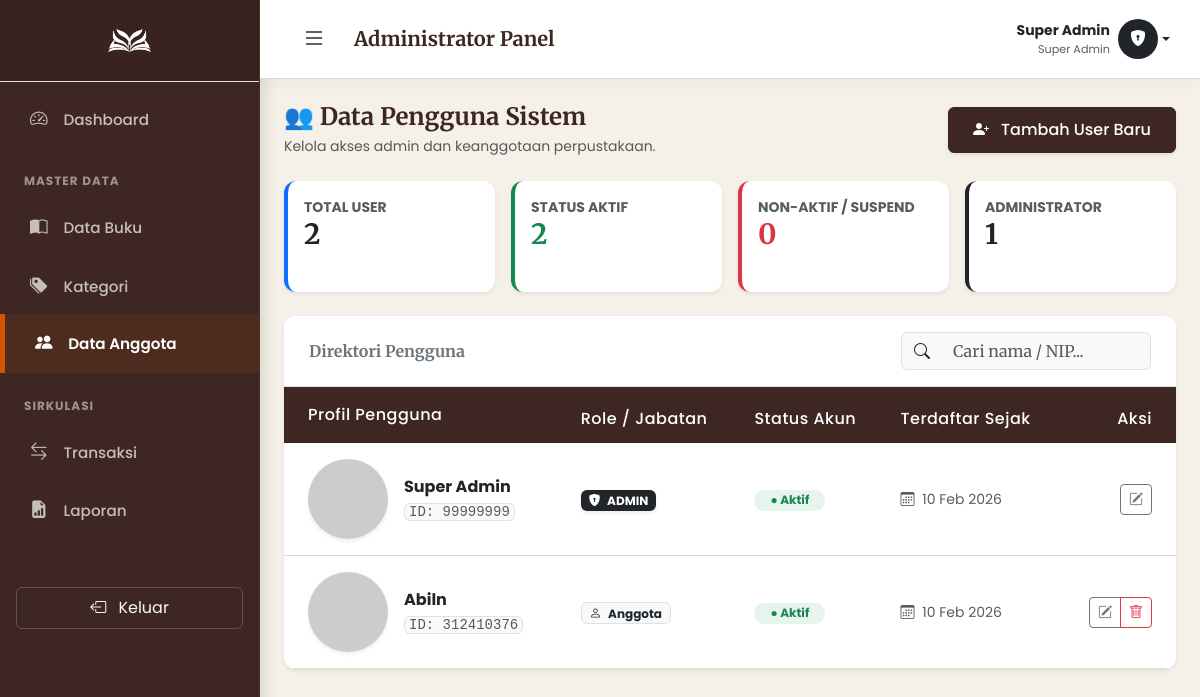
The page /pages/admin/anggota/index.php (signed in) on the database its author committed.
### tables this page shows
CREATE TABLE `users` (
  `id_user` int(11) NOT NULL,
  `nomor_identitas` varchar(20) NOT NULL,
  `nama_lengkap` varchar(100) NOT NULL,
  `email` varchar(100) DEFAULT NULL,
  `password` varchar(255) NOT NULL,
  `role` enum('admin','anggota') NOT NULL,
  `status` enum('aktif','nonaktif') DEFAULT 'aktif',
  `created_at` timestamp NOT NULL DEFAULT current_timestamp()
);

### pages/admin/anggota/index.php (the view, shortened to what this page needs)
<?php
include '../../../config/koneksi.php';
$q_total  = mysqli_fetch_assoc(mysqli_query($koneksi, "SELECT COUNT(*) as total FROM users"));
$q_aktif  = mysqli_fetch_assoc(mysqli_query($koneksi, "SELECT COUNT(*) as total FROM users WHERE status = 'aktif'"));
$q_non    = mysqli_fetch_assoc(mysqli_query($koneksi, "SELECT COUNT(*) as total FROM users WHERE status = 'nonaktif'"));
$q_admin  = mysqli_fetch_assoc(mysqli_query($koneksi, "SELECT COUNT(*) as total FROM users WHERE role = 'admin'"));
?>
<!DOCTYPE html>
<html lang="id">
<head>
    <link href="https://cdn.jsdelivr.net/npm/bootstrap@5.3.0/dist/css/bootstrap.min.css" rel="stylesheet">
    <link rel="stylesheet" href="https://cdn.jsdelivr.net/npm/bootstrap-icons@1.11.1/font/bootstrap-icons.css">
    <link rel="stylesheet" href="../../../assets/css/style.css">
</head>
<body>
    <div class="d-flex" id="wrapper">
        <?php include '../components/sidebar.php'; ?>
        <div id="page-content-wrapper">
            <?php include '../components/navbar.php'; ?>
            <div class="container-fluid px-4 py-4">
                <div class="d-flex flex-column flex-md-row justify-content-between align-items-md-center mb-4 gap-3">
                    <div>
                        <h4 class="fw-bold mb-1" style="color: var(--wood-dark);">👥 Data Pengguna Sistem</h4>
                        <p class="text-muted small mb-0">Kelola akses admin dan keanggotaan perpustakaan.</p>
                    </div>
                    <a href="tambah.php" class="btn btn-primary shadow-sm px-4">
                        <i class="bi bi-person-plus-fill me-2"></i> Tambah User Baru
                    </a>
                </div>
                <div class="row g-3 mb-4">
                    <div class="col-md-3">
                        <div class="card border-0 shadow-sm p-3 h-100 border-start border-4 border-primary">
                            <small class="text-muted text-uppercase fw-bold">Total User</small>
                            <h3 class="mb-0 fw-bold text-dark"><?= $q_total['total']; ?></h3>
                        </div>
                    </div>
                    <div class="col-md-3">
                        <div class="card border-0 shadow-sm p-3 h-100 border-start border-4 border-success">
                            <small class="text-muted text-uppercase fw-bold">Status Aktif</small>
                            <h3 class="mb-0 fw-bold text-success"><?= $q_aktif['total']; ?></h3>
                        </div>
                    </div>
                    <div class="col-md-3">
                        <div class="card border-0 shadow-sm p-3 h-100 border-start border-4 border-danger">
                            <small class="text-muted text-uppercase fw-bold">Non-Aktif / Suspend</small>
                            <h3 class="mb-0 fw-bold text-danger"><?= $q_non['total']; ?></h3>
                        </div>
                    </div>
                    <div class="col-md-3">
                        <div class="card border-0 shadow-sm p-3 h-100 border-start border-4 border-dark">
                            <small class="text-muted text-uppercase fw-bold">Administrator</small>
                            <h3 class="mb-0 fw-bold text-dark"><?= $q_admin['total']; ?></h3>
                        </div>
                    </div>
                </div>
                <div class="card shadow-sm border-0">
                    <div class="card-header bg-white py-3 border-bottom d-flex justify-content-between align-items-center">
                        <h6 class="mb-0 fw-bold text-secondary">Direktori Pengguna</h6>
                        <div class="input-group" style="width: 250px;">
                            <span class="input-group-text bg-light border-end-0"><i class="bi bi-search"></i></span>
                            <input type="text" id="searchInput" class="form-control bg-light border-start-0" placeholder="Cari nama / NIP...">
                        </div>
                    </div>
                    <div class="card-body p-0">
                        <div class="table-responsive">
                            <table class="table table-hover align-middle mb-0" id="dataTable">
                                <thead class="bg-light">
                                    <tr>
                                        <th class="ps-4 py-3">Profil Pengguna</th>
                                        <th>Role / Jabatan</th>
                                        <th>Status Akun</th>
                                        <th>Terdaftar Sejak</th>
                                        <th class="text-end pe-4">Aksi</th>
                                    </tr>
                                </thead>
                                <tbody>
                                    <?php
                                    $query = mysqli_query($koneksi, "SELECT * FROM users ORDER BY role ASC, status ASC");
                                    while ($row = mysqli_fetch_assoc($query)) {
                                        $initial = urlencode($row['nama_lengkap']);
                                        $bg = ($row['role'] == 'admin') ? '3E2723' : 'A16E4B';
                                    ?>
                                    <tr>
                                        <td class="ps-4 py-3">
                                            <div class="d-flex align-items-center">
                                                <img src="https://ui-avatars.com/api/?name=<?= $initial; ?>&background=<?= $bg; ?>&color=fff&size=45" class="rounded-circle me-3 shadow-sm">
                                                <div>
                                                    <span class="d-block fw-bold text-dark"><?= $row['nama_lengkap']; ?></span>
                                                    <small class="text-muted font-monospace bg-light px-1 rounded border">ID: <?= $row['nomor_identitas']; ?></small>
                                                </div>
                                            </div>
                                        </td>
                                        <td>
                                            <?php if($row['role'] == 'admin'): ?>
                                                <span class="badge bg-dark text-white shadow-sm"><i class="bi bi-shield-lock-fill me-1"></i> ADMIN</span>
                                            <?php else: ?>
                                                <span class="badge bg-light text-dark border"><i class="bi bi-person me-1"></i> Anggota</span>
                                            <?php endif; ?>
                                        </td>
                                        <td>
                                            <?php if($row['status'] == 'aktif'): ?>
                                                <span class="badge rounded-pill bg-success bg-opacity-10 text-success px-3 fw-bold">● Aktif</span>
                                            <?php else: ?>
                                                <span class="badge rounded-pill bg-danger bg-opacity-10 text-danger px-3 fw-bold">● Non-Aktif</span>
                                            <?php endif; ?>
                                        </td>
                                        <td class="text-muted small">
                                            <i class="bi bi-calendar3 me-1"></i> <?= date('d M Y', strtotime($row['created_at'])); ?>
                                        </td>
                                        <td class="text-end pe-4">
                                            <div class="btn-group">
                                                <a href="edit.php?id=<?= $row['id_user']; ?>" class="btn btn-sm btn-outline-secondary" title="Edit"><i class="bi bi-pencil-square"></i></a>
                                                <?php if($_SESSION['id_user'] != $row['id_user']): ?>
                                                    <a href="hapus.php?id=<?= $row['id_user']; ?>" class="btn btn-sm btn-outline-danger" onclick="return confirm('Hapus user ini?')" title="Hapus"><i class="bi bi-trash"></i></a>
                                                <?php endif; ?>
                                            </div>
                                        </td>
                                    </tr>
                                    <?php } ?>
                                </tbody>
                            </table>
                        </div>
                    </div>
                </div>
            </div>
        </div>
    </div>
</body>
</html>

### pages/admin/components/sidebar.php
<?php
$current_page = basename($_SERVER['PHP_SELF']);
$current_dir = basename(dirname($_SERVER['PHP_SELF']));
?>
<div id="sidebar-wrapper">
    <div class="sidebar-heading text-center py-2 border-bottom border-white-50">
        <img src="/PerpusDigital/assets/img/icon_PerpusDigital.png" width="65" class="d-block mx-auto" style="filter: brightness(0) invert(1);">
    </div>
    <div class="list-group list-group-flush mt-2">
        <a href="/PerpusDigital/pages/admin/dashboard.php"
           class="list-group-item list-group-item-action <?= ($current_page == 'dashboard.php') ? 'active' : ''; ?>">
            <i class="bi bi-speedometer2"></i> Dashboard
        </a>
        <div class="small text-white-50 px-4 mt-4 mb-2 text-uppercase fw-bold" style="font-size:0.75rem; letter-spacing: 1px;">Master Data</div>
        <a href="/PerpusDigital/pages/admin/buku/index.php"
           class="list-group-item list-group-item-action <?= ($current_dir == 'buku') ? 'active' : ''; ?>">
            <i class="bi bi-book-half"></i> Data Buku
        </a>
        <a href="/PerpusDigital/pages/admin/kategori/index.php"
           class="list-group-item list-group-item-action <?= ($current_dir == 'kategori') ? 'active' : ''; ?>">
            <i class="bi bi-tags-fill"></i> Kategori
        </a>
        <a href="/PerpusDigital/pages/admin/anggota/index.php"
           class="list-group-item list-group-item-action <?= ($current_dir == 'anggota') ? 'active' : ''; ?>">
            <i class="bi bi-people-fill"></i> Data Anggota
        </a>
        <div class="small text-white-50 px-4 mt-4 mb-2 text-uppercase fw-bold" style="font-size:0.75rem; letter-spacing: 1px;">Sirkulasi</div>
        <a href="/PerpusDigital/pages/admin/transaksi/index.php"
           class="list-group-item list-group-item-action <?= ($current_dir == 'transaksi') ? 'active' : ''; ?>">
            <i class="bi bi-arrow-left-right"></i> Transaksi
        </a>
        <a href="/PerpusDigital/pages/admin/laporan/index.php"
           class="list-group-item list-group-item-action <?= ($current_dir == 'laporan') ? 'active' : ''; ?>">
            <i class="bi bi-file-earmark-bar-graph-fill"></i> Laporan
        </a>
        <div class="mt-5 px-3 pb-4">
            <a href="/PerpusDigital/pages/auth/logout.php" class="btn btn-outline-light w-100 py-2" style="border-color: rgba(255,255,255,0.2);">
                <i class="bi bi-box-arrow-left me-2"></i> Keluar
            </a>
        </div>
    </div>
</div>

### pages/admin/components/navbar.php (shortened to what this page needs)
<nav class="navbar-custom d-flex justify-content-between align-items-center sticky-top">
    <div class="d-flex align-items-center gap-3">
        <button class="btn btn-outline-dark border-0" id="menu-toggle">
            <i class="bi bi-list fs-4"></i>
        </button>
        <h5 class="m-0 fw-bold d-none d-md-block" style="font-family: 'Merriweather', serif; color: var(--wood-dark);">
            Administrator Panel
        </h5>
    </div>
    <div class="dropdown">
        <a href="#" class="d-flex align-items-center text-decoration-none text-dark dropdown-toggle" data-bs-toggle="dropdown">
            <div class="text-end me-2 d-none d-md-block">
                <div class="fw-bold small"><?= $_SESSION['nama']; ?></div>
                <div class="text-muted" style="font-size: 0.7rem;">Super Admin</div>
            </div>
            <div class="bg-dark text-white rounded-circle d-flex align-items-center justify-content-center" style="width:40px; height:40px;">
                <i class="bi bi-shield-lock-fill"></i>
            </div>
        </a>
    </div>
</nav>

### assets/css/style.css (style rules this page uses)
:root { --wood-dark: #3E2723; --wood-medium: #5D4037; --wood-light: #8D6E63; --copper-accent: #D35400; --copper-hover: #E67E22; --bg-cream: #F5F1E8; --card-bg: #FFFFFF; --text-main: #2C1B18; --text-muted: #6D605B; --border-color: #E0D8CF; --status-success: #27ae60; --status-warning: #f39c12; --status-danger: #c0392b; }
body { background-color: var(--bg-cream); font-family: 'Poppins', sans-serif; color: var(--text-main); overflow-x: hidden; }
h1, h2, h3, h4, h5, h6, .brand-font { font-family: 'Merriweather', serif; font-weight: 700; color: var(--wood-dark); }
a { text-decoration: none; color: var(--wood-dark); transition: 0.3s; }
#wrapper { display: flex; width: 100%; align-items: stretch; transition: all 0.3s; }
#sidebar-wrapper { min-width: 260px; max-width: 260px; background-color: var(--wood-dark); color: #fff; min-height: 100vh; transition: all 0.3s; box-shadow: 4px 0 15px rgba(62, 39, 35, 0.15); z-index: 1000; border-right: 1px solid rgba(255,255,255,0.05); }
#page-content-wrapper { width: 100%; padding: 0; transition: all 0.3s; background-color: var(--bg-cream); }
.sidebar-heading { padding: 2rem 1.5rem; font-size: 1.5rem; font-weight: 900; background-color: rgba(0,0,0,0.1); color: #fff; text-align: center; border-bottom: 1px solid rgba(255,255,255,0.1); letter-spacing: 0.5px; }
.list-group-item { background-color: transparent; border: none; color: rgba(255,255,255,0.7); padding: 16px 30px; font-weight: 500; font-size: 0.95rem; border-left: 5px solid transparent; transition: all 0.2s; }
.list-group-item.active { background-color: rgba(211, 84, 0, 0.1); color: #fff; font-weight: 600; border-left: 5px solid var(--copper-accent); }
.list-group-item i { margin-right: 12px; width: 20px; text-align: center; font-size: 1.1rem; }
.navbar-custom { background-color: var(--card-bg); box-shadow: 0 4px 15px rgba(0,0,0,0.03); padding: 15px 30px; border-bottom: 1px solid var(--border-color); }
.card { border: 1px solid var(--border-color); border-radius: 12px; background-color: var(--card-bg); box-shadow: 0 4px 6px rgba(62, 39, 35, 0.02); margin-bottom: 25px; overflow: hidden; }
.card-header { background-color: #fff; border-bottom: 2px solid var(--bg-cream); font-family: 'Merriweather', serif; font-weight: 700; color: var(--wood-dark); padding: 18px 25px; }
.table { margin-bottom: 0; }
.table thead th { background-color: var(--wood-dark); color: #fff; font-weight: 500; border: none; padding: 12px 15px; letter-spacing: 0.5px; }
.table tbody td { padding: 12px 15px; vertical-align: middle; color: var(--text-main); border-bottom: 1px solid var(--border-color); }
.btn-primary { background-color: var(--wood-dark); border-color: var(--wood-dark); padding: 10px 20px; font-weight: 500; transition: 0.3s; }

### rows shown on the page
users: nama_lengkap "Super Admin", nomor_identitas "99999999", role "admin" (drawn), status "● Aktif", created_at "10 Feb 2026"
users: nama_lengkap "Abiln", nomor_identitas "312410376", role "anggota" (drawn), status "● Aktif", created_at "10 Feb 2026"

### other values the page prints
$_SESSION['nama'] "Super Admin"
$q_total['total'] "2"
$q_aktif['total'] "2"
$q_non['total'] "0"
$q_admin['total'] "1"
